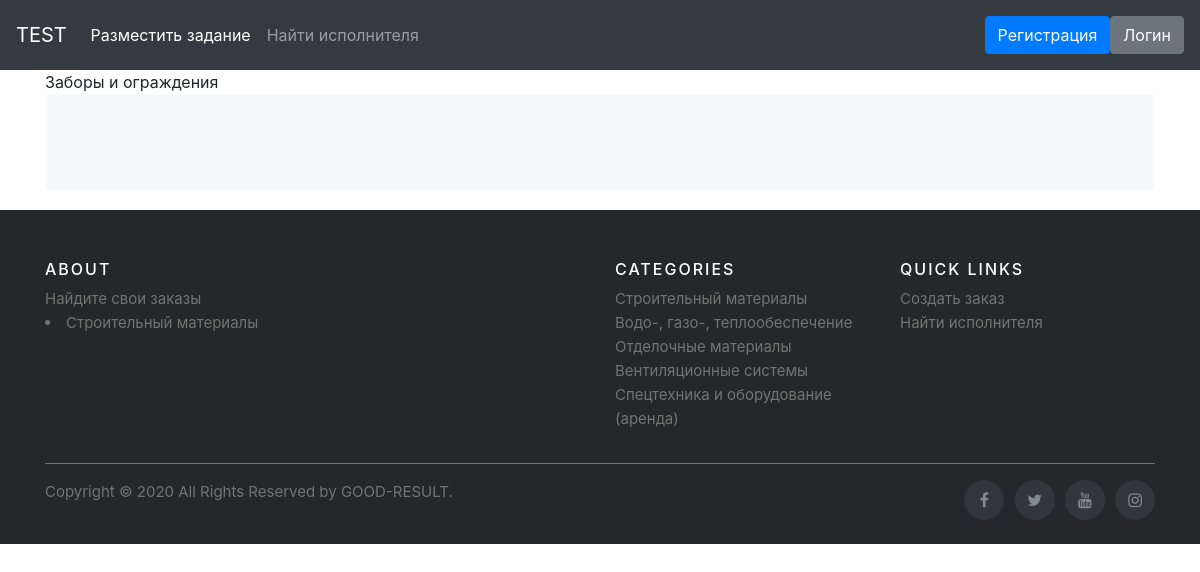
Before: /category1/3/category2/2/category3/2 with the older database file.
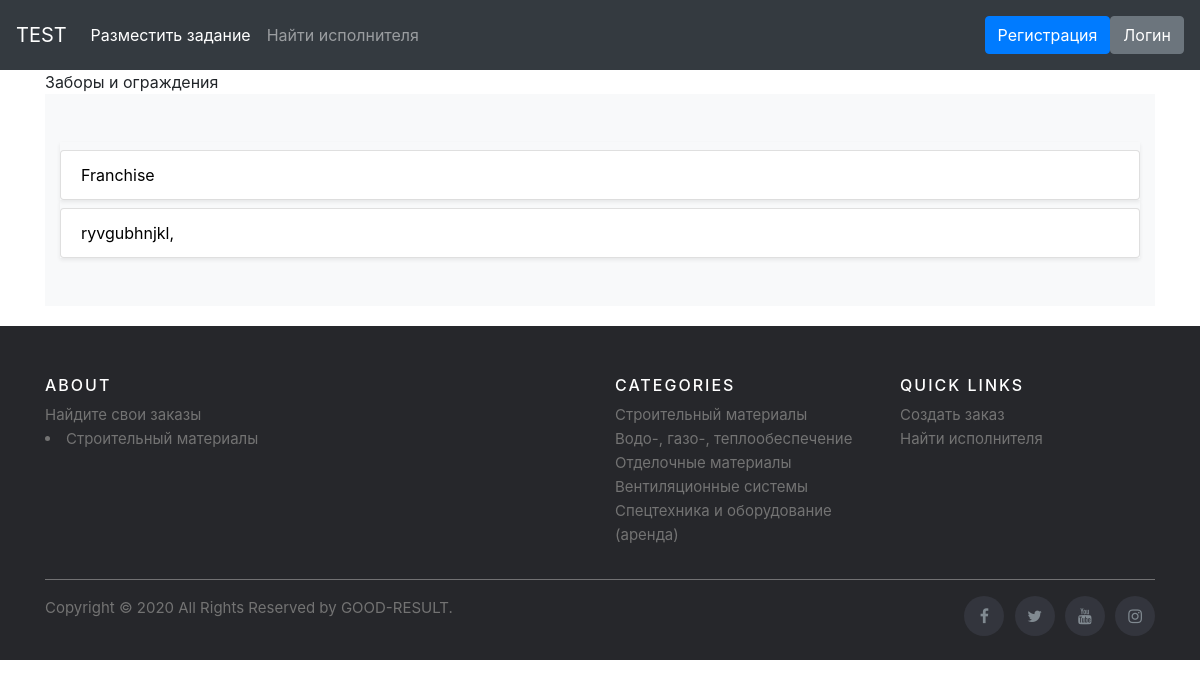
After: the same page with the newer database file.
### adverts/models.py (models this page shows, shortened)
class Banner(models.Model):
    category3 = models.ForeignKey(Category3, on_delete=models.CASCADE, related_name='banner')
    title = models.CharField("Наименование", max_length=150)
    description = models.TextField('Описание')
    pub_time = models.DateTimeField('Дата публикации', default=timezone.now())
    price = models.IntegerField('Цена')
    amount = models.IntegerField('Количество')
    image = models.ImageField('Изображение', upload_to='adverts/', null=True)
    addition = models.TextField('Дополнительная информация')
    author = models.ForeignKey(User, related_name='mybanners', on_delete=models.CASCADE, null=True)
    class Meta:
        verbose_name = "Объявление"
        verbose_name_plural = "Объявления"

### adverts/views.py (the view)
class Category3DetailView(generic.DetailView):
    model = Category3
    template_name = 'adverts/detail3.html'

### templates/adverts/detail3.html (shortened to what this page needs)
{% extends "base.html" %}
{% load static %}
{% block content %}
  {{category3.name}}
  <div class="album py-5 bg-light">
      <div class="container">
        <div class="row">
        {% for banner in category3.banner.all %}
          <div class="col-md-12">
            <div class="list-group mb-12 shadow-sm">
                <div class="d-flex justify-content-between align-items-center">
                  <a class="list-group-item list-group-item-action" href="{% url 'adverts:banner_detail' category3.parent_category.parent_category.id category3.parent_category.id category3.id banner.id%}" style="text-decoration:none; color: #000000;">{{ banner.title }}</a>
                </div>
              </div>
            </div>
        {% endfor %}
        </div>
      </div>
    </div>
{% endblock %}

Changed rows visible on the page:
added Banner: title "Franchise"
added Banner: title "ryvgubhnjkl,"
